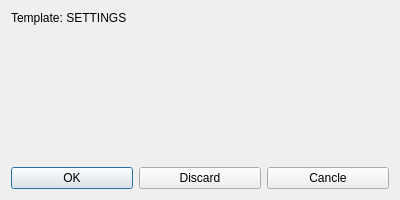
<?xml version="1.0" encoding="UTF-8"?>
<ui version="4.0">
 <class>SavingNotificationDialog</class>
 <widget class="QDialog" name="SavingNotificationDialog">
  <property name="geometry">
   <rect>
    <x>0</x>
    <y>0</y>
    <width>400</width>
    <height>200</height>
   </rect>
  </property>
  <property name="minimumSize">
   <size>
    <width>400</width>
    <height>200</height>
   </size>
  </property>
  <property name="maximumSize">
   <size>
    <width>400</width>
    <height>200</height>
   </size>
  </property>
  <property name="windowTitle">
   <string>Dialog</string>
  </property>
  <layout class="QGridLayout" name="gridLayout">
   <item row="3" column="0">
    <layout class="QHBoxLayout" name="horizontalLayout">
     <item>
      <widget class="QPushButton" name="button_OK">
       <property name="text">
        <string>OK</string>
       </property>
      </widget>
     </item>
     <item>
      <widget class="QPushButton" name="button_Discard">
       <property name="text">
        <string>Discard</string>
       </property>
      </widget>
     </item>
     <item>
      <widget class="QPushButton" name="button_Cancle">
       <property name="text">
        <string>Cancle</string>
       </property>
      </widget>
     </item>
    </layout>
   </item>
   <item row="0" column="0">
    <widget class="QLabel" name="label">
     <property name="text">
      <string>Template: SETTINGS</string>
     </property>
    </widget>
   </item>
   <item row="1" column="0">
    <spacer name="verticalSpacer">
     <property name="orientation">
      <enum>Qt::Vertical</enum>
     </property>
     <property name="sizeHint" stdset="0">
      <size>
       <width>20</width>
       <height>115</height>
      </size>
     </property>
    </spacer>
   </item>
  </layout>
 </widget>
 <resources/>
 <connections/>
</ui>
